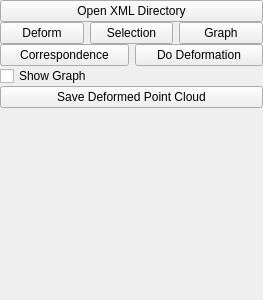
<?xml version="1.0" encoding="UTF-8"?>
<ui version="4.0">
 <class>DeformationWidget</class>
 <widget class="QWidget" name="DeformationWidget">
  <property name="geometry">
   <rect>
    <x>0</x>
    <y>0</y>
    <width>263</width>
    <height>300</height>
   </rect>
  </property>
  <property name="windowTitle">
   <string>DeformationWidget</string>
  </property>
  <layout class="QFormLayout" name="formLayout">
   <property name="fieldGrowthPolicy">
    <enum>QFormLayout::AllNonFixedFieldsGrow</enum>
   </property>
   <property name="horizontalSpacing">
    <number>0</number>
   </property>
   <property name="verticalSpacing">
    <number>0</number>
   </property>
   <property name="leftMargin">
    <number>0</number>
   </property>
   <property name="topMargin">
    <number>0</number>
   </property>
   <property name="rightMargin">
    <number>0</number>
   </property>
   <property name="bottomMargin">
    <number>0</number>
   </property>
   <item row="0" column="1">
    <layout class="QHBoxLayout" name="horizontalLayout0">
     <item>
      <widget class="QPushButton" name="pushButton_OpenXMLs">
       <property name="text">
        <string>Open XML Directory</string>
       </property>
      </widget>
     </item>
    </layout>
   </item>
   <item row="1" column="1">
    <layout class="QHBoxLayout" name="horizontalLayout">
     <property name="sizeConstraint">
      <enum>QLayout::SetDefaultConstraint</enum>
     </property>
     <item>
      <widget class="QPushButton" name="deformMove">
       <property name="text">
        <string>Deform</string>
       </property>
       <property name="checkable">
        <bool>true</bool>
       </property>
      </widget>
     </item>
     <item>
      <widget class="QPushButton" name="deformSelButton">
       <property name="text">
        <string>Selection</string>
       </property>
       <property name="checkable">
        <bool>true</bool>
       </property>
      </widget>
     </item>
     <item>
      <widget class="QPushButton" name="deformGraphButton">
       <property name="text">
        <string>Graph</string>
       </property>
       <property name="checkable">
        <bool>true</bool>
       </property>
       <property name="checked">
        <bool>false</bool>
       </property>
       <property name="flat">
        <bool>false</bool>
       </property>
      </widget>
     </item>
    </layout>
   </item>
   <item row="2" column="1">
    <layout class="QHBoxLayout" name="horizontalLayout_2">
     <item>
      <widget class="QPushButton" name="correspondenceButton">
       <property name="maximumSize">
        <size>
         <width>130</width>
         <height>16777215</height>
        </size>
       </property>
       <property name="styleSheet">
        <string notr="true"/>
       </property>
       <property name="text">
        <string>Correspondence</string>
       </property>
      </widget>
     </item>
     <item>
      <widget class="QPushButton" name="doDeformButton">
       <property name="maximumSize">
        <size>
         <width>130</width>
         <height>16777215</height>
        </size>
       </property>
       <property name="text">
        <string>Do Deformation</string>
       </property>
      </widget>
     </item>
    </layout>
   </item>
   <item row="5" column="1">
    <widget class="QCheckBox" name="check_drawgraph">
     <property name="text">
      <string>Show Graph</string>
     </property>
    </widget>
   </item>
   <item row="6" column="1">
    <widget class="QPushButton" name="pushButton_SaveDeformedPointCloud">
     <property name="text">
      <string>Save Deformed Point Cloud</string>
     </property>
    </widget>
   </item>
  </layout>
 </widget>
 <layoutdefault spacing="6" margin="11"/>
 <resources/>
 <connections>
  <connection>
   <sender>deformGraphButton</sender>
   <signal>clicked()</signal>
   <receiver>DeformationWidget</receiver>
   <slot>gen_graph()</slot>
   <hints>
    <hint type="sourcelabel">
     <x>261</x>
     <y>48</y>
    </hint>
    <hint type="destinationlabel">
     <x>252</x>
     <y>112</y>
    </hint>
   </hints>
  </connection>
  <connection>
   <sender>deformSelButton</sender>
   <signal>clicked()</signal>
   <receiver>DeformationWidget</receiver>
   <slot>mouse_pick()</slot>
   <hints>
    <hint type="sourcelabel">
     <x>172</x>
     <y>48</y>
    </hint>
    <hint type="destinationlabel">
     <x>181</x>
     <y>152</y>
    </hint>
   </hints>
  </connection>
  <connection>
   <sender>deformMove</sender>
   <signal>clicked()</signal>
   <receiver>DeformationWidget</receiver>
   <slot>mouse_deform()</slot>
   <hints>
    <hint type="sourcelabel">
     <x>83</x>
     <y>48</y>
    </hint>
    <hint type="destinationlabel">
     <x>89</x>
     <y>90</y>
    </hint>
   </hints>
  </connection>
  <connection>
   <sender>correspondenceButton</sender>
   <signal>clicked()</signal>
   <receiver>DeformationWidget</receiver>
   <slot>slot_correspondence()</slot>
   <hints>
    <hint type="sourcelabel">
     <x>121</x>
     <y>73</y>
    </hint>
    <hint type="destinationlabel">
     <x>123</x>
     <y>232</y>
    </hint>
   </hints>
  </connection>
  <connection>
   <sender>doDeformButton</sender>
   <signal>clicked()</signal>
   <receiver>DeformationWidget</receiver>
   <slot>slot_dodeform()</slot>
   <hints>
    <hint type="sourcelabel">
     <x>261</x>
     <y>73</y>
    </hint>
    <hint type="destinationlabel">
     <x>28</x>
     <y>213</y>
    </hint>
   </hints>
  </connection>
  <connection>
   <sender>check_drawgraph</sender>
   <signal>toggled(bool)</signal>
   <receiver>DeformationWidget</receiver>
   <slot>ONOFF_DrawGraph()</slot>
   <hints>
    <hint type="sourcelabel">
     <x>9</x>
     <y>90</y>
    </hint>
    <hint type="destinationlabel">
     <x>28</x>
     <y>87</y>
    </hint>
   </hints>
  </connection>
  <connection>
   <sender>pushButton_SaveDeformedPointCloud</sender>
   <signal>clicked()</signal>
   <receiver>DeformationWidget</receiver>
   <slot>slot_SaveDeformedPointCloud()</slot>
   <hints>
    <hint type="sourcelabel">
     <x>34</x>
     <y>113</y>
    </hint>
    <hint type="destinationlabel">
     <x>72</x>
     <y>124</y>
    </hint>
   </hints>
  </connection>
  <connection>
   <sender>pushButton_OpenXMLs</sender>
   <signal>clicked()</signal>
   <receiver>DeformationWidget</receiver>
   <slot>slot_OpenXMLDir()</slot>
   <hints>
    <hint type="sourcelabel">
     <x>111</x>
     <y>9</y>
    </hint>
    <hint type="destinationlabel">
     <x>97</x>
     <y>154</y>
    </hint>
   </hints>
  </connection>
 </connections>
 <slots>
  <slot>gen_graph()</slot>
  <slot>mouse_pick()</slot>
  <slot>mouse_deform()</slot>
  <slot>select_currentModel()</slot>
  <slot>slot_correspondence()</slot>
  <slot>slot_dodeform()</slot>
  <slot>ONOFF_DrawGraph()</slot>
  <slot>slot_SaveDeformedPointCloud()</slot>
  <slot>slot_OpenXMLDir()</slot>
 </slots>
</ui>
